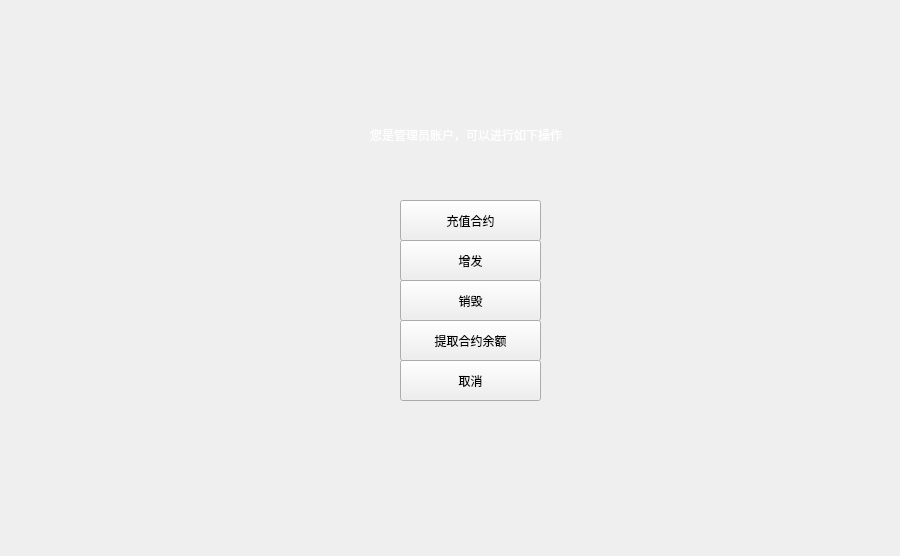
<?xml version="1.0" encoding="UTF-8"?>
<ui version="4.0">
 <class>ChooseTokenOperationDialog</class>
 <widget class="QDialog" name="ChooseTokenOperationDialog">
  <property name="geometry">
   <rect>
    <x>0</x>
    <y>0</y>
    <width>900</width>
    <height>556</height>
   </rect>
  </property>
  <property name="windowTitle">
   <string>Dialog</string>
  </property>
  <widget class="QWidget" name="widget" native="true">
   <property name="geometry">
    <rect>
     <x>0</x>
     <y>0</y>
     <width>900</width>
     <height>556</height>
    </rect>
   </property>
   <property name="font">
    <font>
     <family>微软雅黑 Light</family>
    </font>
   </property>
   <widget class="QLabel" name="label">
    <property name="geometry">
     <rect>
      <x>370</x>
      <y>120</y>
      <width>231</width>
      <height>30</height>
     </rect>
    </property>
    <property name="styleSheet">
     <string notr="true">color: rgb(255, 255, 255);</string>
    </property>
    <property name="text">
     <string>您是管理员账户，可以进行如下操作</string>
    </property>
   </widget>
   <widget class="QToolButton" name="depositBtn">
    <property name="geometry">
     <rect>
      <x>400</x>
      <y>200</y>
      <width>141</width>
      <height>41</height>
     </rect>
    </property>
    <property name="text">
     <string>充值合约</string>
    </property>
   </widget>
   <widget class="QToolButton" name="destroyBtn">
    <property name="geometry">
     <rect>
      <x>400</x>
      <y>280</y>
      <width>141</width>
      <height>41</height>
     </rect>
    </property>
    <property name="text">
     <string>销毁</string>
    </property>
   </widget>
   <widget class="QToolButton" name="cancelBtn">
    <property name="geometry">
     <rect>
      <x>400</x>
      <y>360</y>
      <width>141</width>
      <height>41</height>
     </rect>
    </property>
    <property name="text">
     <string>取消</string>
    </property>
   </widget>
   <widget class="QToolButton" name="mintBtn">
    <property name="geometry">
     <rect>
      <x>400</x>
      <y>240</y>
      <width>141</width>
      <height>41</height>
     </rect>
    </property>
    <property name="text">
     <string>增发</string>
    </property>
   </widget>
   <widget class="QToolButton" name="withdrawBtn">
    <property name="geometry">
     <rect>
      <x>400</x>
      <y>320</y>
      <width>141</width>
      <height>41</height>
     </rect>
    </property>
    <property name="text">
     <string>提取合约余额</string>
    </property>
   </widget>
  </widget>
 </widget>
 <resources/>
 <connections/>
</ui>
